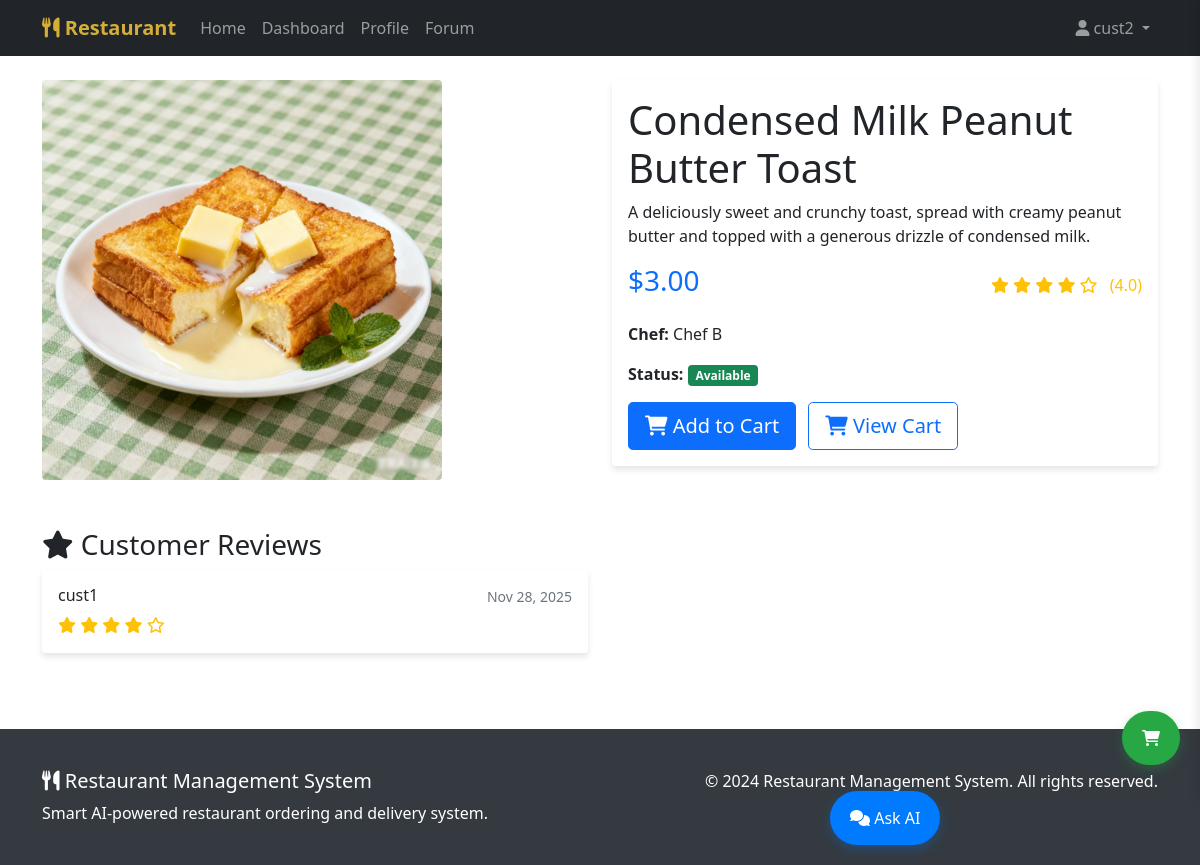
The app's page /dish/4/ (signed in) with its own data.
### restaurant/models.py (models this page shows, shortened)
class Dish(models.Model):
    name = models.CharField(max_length=200, verbose_name="Dish Name")
    description = models.TextField(verbose_name="Description")
    price = models.DecimalField(max_digits=10, decimal_places=2, verbose_name="Price")
    image = models.ImageField(upload_to='dishes/', blank=True, null=True, verbose_name="Image")
    chef = models.ForeignKey(Chef, on_delete=models.CASCADE, verbose_name="Chef")
    is_vip_only = models.BooleanField(default=False, verbose_name="VIP Only")
    is_available = models.BooleanField(default=True, verbose_name="Available")
    created_at = models.DateTimeField(auto_now_add=True, verbose_name="Created Time")
    updated_at = models.DateTimeField(auto_now=True, verbose_name="Updated Time")
    class Meta:
        verbose_name = "Dish"
        verbose_name_plural = "Dishes"
        ordering = ['-created_at']

class Chef(models.Model):
    user = models.OneToOneField(User, on_delete=models.CASCADE, verbose_name="User")
    salary = models.DecimalField(max_digits=10, decimal_places=2, default=3000.00, verbose_name="Salary")
    demotion_count = models.PositiveIntegerField(default=0, verbose_name="Demotion Count")
    bonus_count = models.PositiveIntegerField(default=0, verbose_name="Bonus Count")
    is_active = models.BooleanField(default=True, verbose_name="Active Status")
    is_terminated = models.BooleanField(default=False, verbose_name="Terminated")
    created_at = models.DateTimeField(auto_now_add=True, verbose_name="Hire Date")
    updated_at = models.DateTimeField(auto_now=True, verbose_name="Updated Time")
    class Meta:
        verbose_name = "Chef"
        verbose_name_plural = "Chefs"
        ordering = ['-created_at']

class DishRating(models.Model):
    customer = models.ForeignKey(Customer, on_delete=models.CASCADE, verbose_name="Customer")
    dish = models.ForeignKey(Dish, on_delete=models.CASCADE, verbose_name="Dish")
    rating = models.PositiveIntegerField(
        validators=[MinValueValidator(1), MaxValueValidator(5)],
        verbose_name="Rating"
    )
    review = models.TextField(blank=True, verbose_name="Review")
    created_at = models.DateTimeField(auto_now_add=True, verbose_name="Rating Time")
    class Meta:
        verbose_name = "Dish Rating"
        verbose_name_plural = "Dish Ratings"
        unique_together = ['customer', 'dish']
        ordering = ['-created_at']

class Customer(models.Model):
    user = models.OneToOneField(User, on_delete=models.CASCADE, verbose_name="User")
    deposit = models.DecimalField(max_digits=10, decimal_places=2, default=0.00, verbose_name="Deposit")
    warnings = models.PositiveIntegerField(default=0, verbose_name="Warnings")
    total_spent = models.DecimalField(max_digits=10, decimal_places=2, default=0.00, verbose_name="Total Spent")
    order_count = models.PositiveIntegerField(default=0, verbose_name="Order Count")
    is_vip = models.BooleanField(default=False, verbose_name="VIP Status")
    is_blacklisted = models.BooleanField(default=False, verbose_name="Blacklisted")
    created_at = models.DateTimeField(auto_now_add=True, verbose_name="Registration Time")
    updated_at = models.DateTimeField(auto_now=True, verbose_name="Updated Time")
    class Meta:
        verbose_name = "Customer"
        verbose_name_plural = "Customers"
        ordering = ['-created_at']

### restaurant/views.py (the view)
# urls.py: path('dish/<int:dish_id>/', views.dish_detail, name='dish_detail'),
def dish_detail(request, dish_id):
    dish = get_object_or_404(Dish, id=dish_id)
    ratings = DishRating.objects.filter(dish=dish).order_by('-created_at')
    avg_rating = ratings.aggregate(avg=Avg('rating'))['avg'] or 0
    context = {
        'dish': dish,
        'ratings': ratings,
        'avg_rating': round(avg_rating, 2),
    }
    return render(request, 'dish_detail.html', context)

### templates/dish_detail.html (shortened to what this page needs)
{% extends 'base.html' %}
{% block content %}
<div class="container mt-4">
    <div class="row">
        <div class="col-md-6">
            {% if dish.image %}
                <img src="{{ dish.image.url }}" class="img-fluid rounded" alt="{{ dish.name }}" style="width: 100%; max-width: 400px; aspect-ratio: 1 / 1; object-fit: cover;">
            {% else %}
                <div class="bg-light d-flex align-items-center justify-content-center rounded" style="width: 100%; max-width: 400px; aspect-ratio: 1 / 1;">
                    <i class="fas fa-utensils fa-5x text-muted"></i>
                </div>
            {% endif %}
        </div>
        <div class="col-md-6">
            <div class="card">
                <div class="card-body">
                    <h1 class="card-title">{{ dish.name }}</h1>
                    <p class="card-text">{{ dish.description }}</p>
                    <div class="d-flex justify-content-between align-items-center mb-3">
                        <h3 class="text-primary">${{ dish.price }}</h3>
                        <div class="rating-stars">
                            {% for i in "12345" %}
                                {% if forloop.counter <= avg_rating %}
                                    <i class="fas fa-star"></i>
                                {% else %}
                                    <i class="far fa-star"></i>
                                {% endif %}
                            {% endfor %}
                            <span class="ms-2">({{ avg_rating }})</span>
                        </div>
                    </div>
                    <div class="mb-3">
                        <strong>Chef:</strong> {{ dish.chef.user.get_full_name|default:dish.chef.user.username }}
                    </div>
                    <div class="mb-3">
                        <strong>Status:</strong>
                        <span class="badge bg-{% if dish.is_available %}success{% else %}danger{% endif %}">
                            {% if dish.is_available %}Available{% else %}Unavailable{% endif %}
                        </span>
                    </div>
                    {% if user.is_authenticated and dish.is_available %}
                        {% if not dish.is_vip_only or user.customer.is_vip %}
                            <button class="btn btn-primary btn-lg" onclick="addToCart({{ dish.id }})">
                                <i class="fas fa-shopping-cart"></i> Add to Cart
                            </button>
                            <a href="{% url 'cart' %}" class="btn btn-outline-primary btn-lg ms-2">
                                <i class="fas fa-shopping-cart"></i> View Cart
                            </a>
                        {% else %}
                            <div class="alert alert-warning">
                                <i class="fas fa-crown"></i> This dish is exclusive to VIP customers.
                            </div>
                        {% endif %}
                    {% elif not user.is_authenticated %}
                        <a href="{% url 'login' %}" class="btn btn-primary btn-lg">
                            <i class="fas fa-sign-in-alt"></i> Login to Order
                        </a>
                    {% endif %}
                </div>
            </div>
        </div>
    </div>
    <div class="row mt-5">
        <div class="col-12">
            <h3><i class="fas fa-star"></i> Customer Reviews</h3>
            {% if ratings %}
                <div class="row">
                    {% for rating in ratings %}
                    <div class="col-md-6 mb-3">
                        <div class="card">
                            <div class="card-body">
                                <div class="d-flex justify-content-between align-items-start">
                                    <div>
                                        <h6 class="card-title">{{ rating.customer.user.username }}</h6>
                                        <div class="rating-stars">
                                            {% for i in "12345" %}
                                                {% if forloop.counter <= rating.rating %}
                                                    <i class="fas fa-star"></i>
                                                {% else %}
                                                    <i class="far fa-star"></i>
                                                {% endif %}
                                            {% endfor %}
                                        </div>
                                    </div>
                                    <small class="text-muted">{{ rating.created_at|date:"M d, Y" }}</small>
                                </div>
                            </div>
                        </div>
                    </div>
                    {% endfor %}
                </div>
            {% else %}
                <div class="alert alert-info">
                    <i class="fas fa-info-circle"></i> No reviews yet. Be the first to review this dish!
                </div>
            {% endif %}
        </div>
    </div>
</div>
{% endblock %}

### templates/base.html (shortened to what this page needs)
<!DOCTYPE html>
<html lang="en">
<head>
    <link href="https://cdn.jsdelivr.net/npm/bootstrap@5.1.3/dist/css/bootstrap.min.css" rel="stylesheet">
    <link href="https://cdnjs.cloudflare.com/ajax/libs/font-awesome/6.0.0/css/all.min.css" rel="stylesheet">
</head>
<body>
    <nav class="navbar navbar-expand-lg navbar-dark bg-dark">
        <div class="container">
            <a class="navbar-brand" href="{% url 'index' %}">
                <i class="fas fa-utensils"></i> Restaurant
            </a>
            <div class="collapse navbar-collapse" id="navbarNav">
                <ul class="navbar-nav me-auto">
                    <li class="nav-item">
                        <a class="nav-link" href="{% url 'index' %}">Home</a>
                    </li>
                    {% if user.is_authenticated %}
                        {% if not user.chef and not user.deliveryperson %}
                        <li class="nav-item">
                            <a class="nav-link" href="{% url 'dashboard' %}">Dashboard</a>
                        </li>
                        <li class="nav-item">
                            <a class="nav-link" href="{% url 'profile' %}">Profile</a>
                        </li>
                        {% endif %}
                        {% if user.customer or user.manager %}
                        <li class="nav-item">
                            <a class="nav-link" href="{% url 'forum' %}">Forum</a>
                        </li>
                        {% endif %}
                    {% endif %}
                </ul>
                <ul class="navbar-nav">
                    {% if user.is_authenticated %}
                        <li class="nav-item dropdown">
                            <a class="nav-link dropdown-toggle" href="#" id="navbarDropdown" role="button" data-bs-toggle="dropdown">
                                <i class="fas fa-user"></i> {{ user.username }}
                            </a>
                        </li>
                    {% endif %}
                </ul>
            </div>
        </div>
    </nav>
    <main>
        {% block content %}{% endblock %}
    </main>
    <button class="cart-toggle" onclick="toggleCart()" title="View Cart">
        <i class="fas fa-shopping-cart"></i>
    </button>
    <div class="chat-container">
        <button class="chat-toggle" onclick="toggleChat()">
            <i class="fas fa-comments"></i> Ask AI
        </button>
    </div>
    <footer class="footer">
        <div class="container">
            <div class="row">
                <div class="col-md-6">
                    <h5><i class="fas fa-utensils"></i> Restaurant Management System</h5>
                    <p class="mb-0">Smart AI-powered restaurant ordering and delivery system.</p>
                </div>
                <div class="col-md-6 text-md-end">
                    <p class="mb-0">&copy; 2024 Restaurant Management System. All rights reserved.</p>
                </div>
            </div>
        </div>
    </footer>
</body>
</html>

### templates/base.html (style rules this page uses)
.navbar-brand { font-weight: bold; color: #d4af37 !important; }
.card { transition: transform 0.3s ease; border: none; box-shadow: 0 4px 6px rgba(0, 0, 0, 0.1); }
.rating-stars { color: #ffc107; }
.chat-container { position: fixed; bottom: 20px; right: 20px; width: 350px; z-index: 1000; }
.cart-toggle { position: fixed; bottom: 100px; right: 20px; background: #28a745; color: white; border: none; border-radius: 50px; padding: 15px 20px; cursor: pointer; box-shadow: 0 4px 12px rgba(40, 167, 69, 0.3); z-index: 1040; }
.chat-toggle { background: #007bff; color: white; border: none; border-radius: 50px; padding: 15px 20px; cursor: pointer; box-shadow: 0 4px 12px rgba(0, 123, 255, 0.3); }
.footer { background: #343a40; color: white; padding: 40px 0; margin-top: 60px; }

### records on screen
Dish: image (picture), name "Condensed Milk Peanut Butter Toast", description "A deliciously sweet and crunchy toast, spread with creamy peanut butter and topped with a generous drizzle of condensed milk.", price "3.00", chef.user.get_full_name "Chef B"
DishRating: customer.user.username "cust1", rating 4 (drawn), created_at "Nov 28, 2025"

### other values on screen
{{ user.username }} "cust2"
{{ avg_rating }} "4.0"
